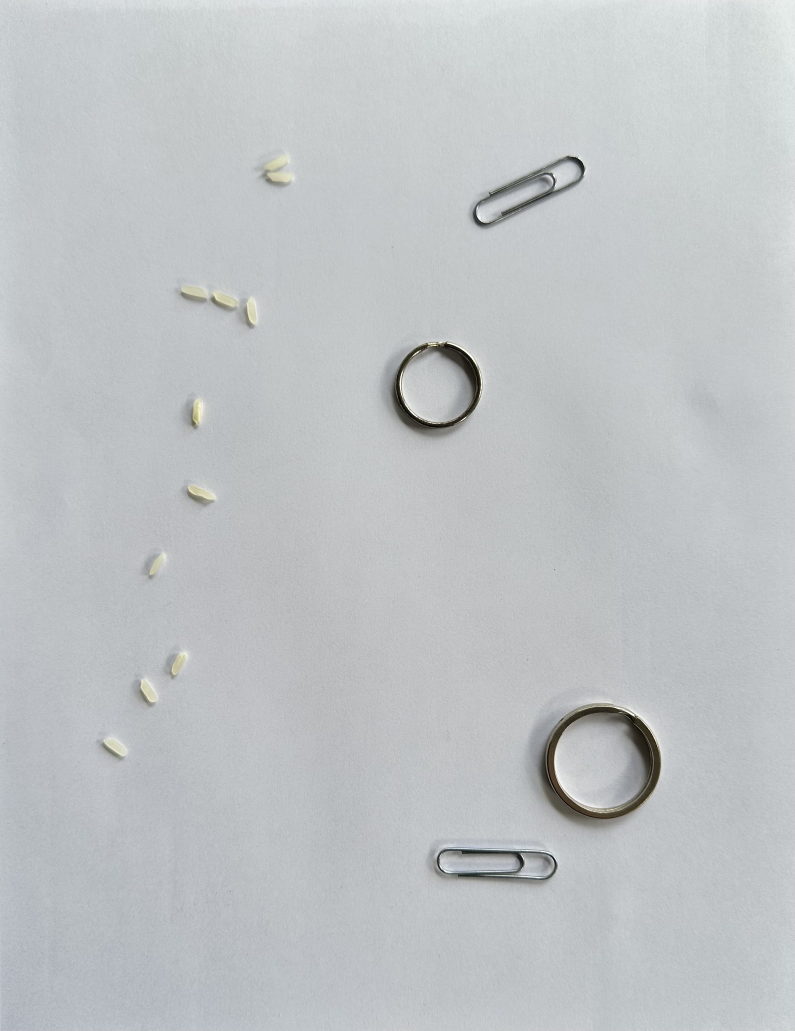
#> input picture images/positive/IMG_9341.jpeg, 2385 x 3092 px (shown at 1/3 size); its folder holds only this picture in this run
$ python preprocessing.py
#> lines starting #> are read from the running program, lines starting #| are printed output that depends on the picture; after the words box and inside, x2 and y2 are one past the last pixel; in counts of white or black regions, pixels touching at a corner belong together
from __future__ import annotations

import argparse
from pathlib import Path

import cv2 as cv
import numpy as np

IMG_SIZE = 128
DEFAULT_POS_DIR = Path("images/positive")
DEFAULT_NEG_DIR = Path("images/negative")
DEFAULT_OUTPUT_DIR = Path("preprocessed_images")
DEFAULT_CSV_FILE = Path("dataset.csv")


def _read_grayscale(image_path: Path) -> np.ndarray:
    image = cv.imread(str(image_path), cv.IMREAD_GRAYSCALE)
#> image: shape (3092, 2385); min 0, max 255, mean 194.1
    if image is None:
        raise ValueError(f"Could not read image: {image_path}")
    return image


def _binarize_image(image: np.ndarray, output_size: tuple[int, int]) -> np.ndarray:
#> called with output_size = (128, 128)
    blurred = cv.GaussianBlur(image, (5, 5), 0)
    thresh = cv.adaptiveThreshold(
        blurred,
        255,
        cv.ADAPTIVE_THRESH_GAUSSIAN_C,
        cv.THRESH_BINARY,
        101,
        15,
    )
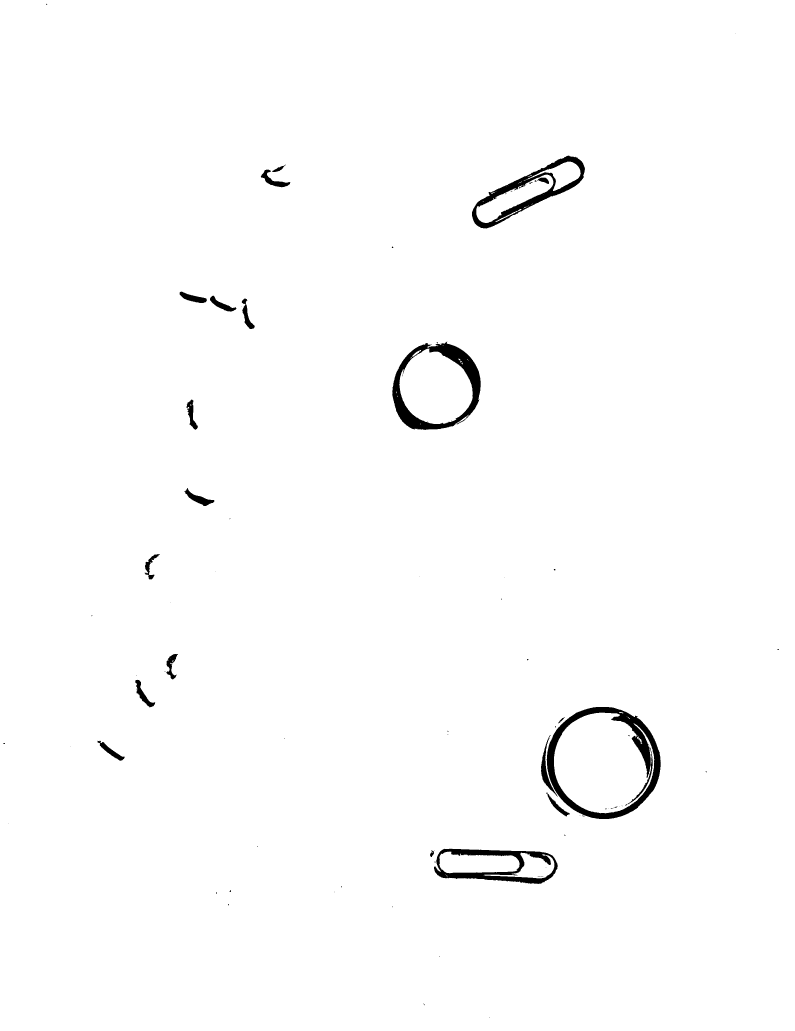
#> thresh: shape (3092, 2385) (shown at 1/3 size); 98.8% white; 87 black regions (66 under 20 px), largest, box (x1, y1, x2, y2) and area: (1640, 2121, 1982, 2457) 23555, (1177, 1025, 1442, 1290) 18330, (1416, 467, 1755, 686) 13882

    kernel = np.ones((4, 4), np.uint8)
    closed = cv.morphologyEx(thresh, cv.MORPH_CLOSE, kernel)
#> closed: shape (3092, 2385); 98.9% white; 27 black regions (1 under 20 px), largest, box (x1, y1, x2, y2) and area: (1641, 2122, 1983, 2458) 22677, (1178, 1029, 1443, 1290) 18038, (1417, 468, 1756, 686) 13449
    thick_objects = cv.erode(closed, kernel, iterations=2)
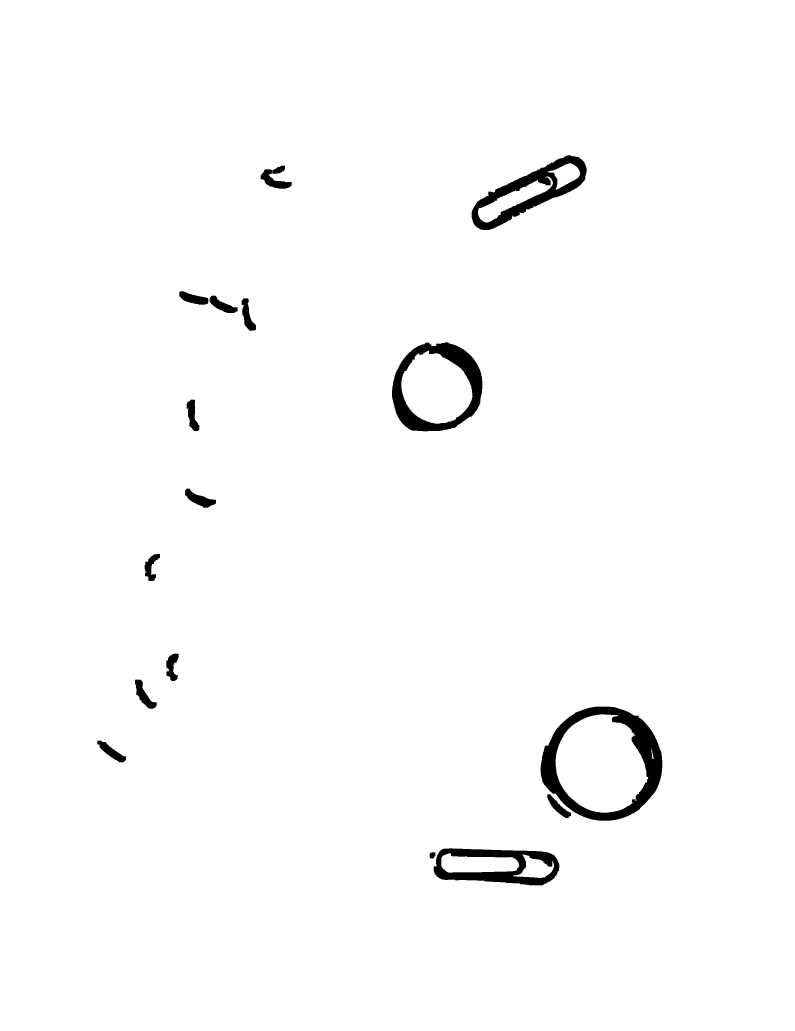
#> thick_objects: shape (3092, 2385) (shown at 1/3 size); 98.3% white; 17 black regions, largest, box (x1, y1, x2, y2) and area: (1622, 2120, 1987, 2462) 35192, (1176, 1027, 1447, 1294) 24178, (1415, 466, 1760, 690) 21634
    resized = cv.resize(thick_objects, output_size, interpolation=cv.INTER_AREA)
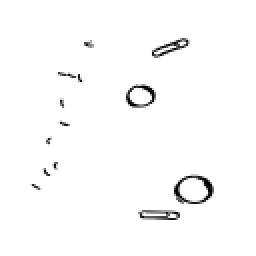
#> resized: shape (128, 128) (shown 2 times larger); min 0, max 255, mean 250.7

    _, final_binary = cv.threshold(resized, 160, 255, cv.THRESH_BINARY)
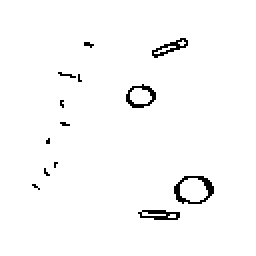
#> final_binary: shape (128, 128) (shown 2 times larger); 97.9% white; black in thin lines or dots, all inside (x1, y1, x2, y2) = (16, 19, 107, 110)
    return final_binary


def process_image_to_matrix(image_path: Path | str, output_size: tuple[int, int] = (IMG_SIZE, IMG_SIZE)) -> tuple[np.ndarray, np.ndarray]:
    """Read an image and return its binary matrix and binary image."""
    image_path = Path(image_path)
    grayscale = _read_grayscale(image_path)
    final_binary = _binarize_image(grayscale, output_size)
    matrix = (final_binary / 255).astype(np.uint8)
    return matrix, final_binary


def _image_paths(directory: Path) -> list[Path]:
    return sorted(directory.glob("*.*"))


def _ensure_directory(path: Path) -> None:
    path.mkdir(parents=True, exist_ok=True)


def preprocess_images(
    path_pos: Path | str = DEFAULT_POS_DIR,
    path_neg: Path | str = DEFAULT_NEG_DIR,
    output_dir: Path | str = DEFAULT_OUTPUT_DIR,
) -> list[Path]:
    """Preprocess positive and negative images into a single output directory."""
    pos_dir = Path(path_pos)
    neg_dir = Path(path_neg)
    output_dir = Path(output_dir)
    _ensure_directory(output_dir)

    pos_paths = _image_paths(pos_dir)
    neg_paths = _image_paths(neg_dir)
    output_paths: list[Path] = []

    for index, image_path in enumerate(pos_paths + neg_paths):
        _, binary_image = process_image_to_matrix(image_path)
        prefix = "pos" if image_path in pos_paths else "neg"
        output_path = output_dir / f"{prefix}_{index}.png"
        print(f"Processing {image_path} -> {output_path}")
        cv.imwrite(str(output_path), binary_image)
        output_paths.append(output_path)

    return output_paths


def gen_csv(
    source_dir: Path | str = DEFAULT_OUTPUT_DIR,
    csv_file: Path | str = DEFAULT_CSV_FILE,
) -> None:
    """Generate a CSV dataset from previously preprocessed images."""
    source_dir = Path(source_dir)
    csv_file = Path(csv_file)
    image_paths = _image_paths(source_dir)
    rows: list[np.ndarray] = []

    for image_path in image_paths:
        image = _read_grayscale(image_path)
        matrix = (image / 255).astype(np.uint8).flatten()
        label = 1 if image_path.name.startswith("pos_") else 0
        rows.append(np.append(matrix, label))

    array = np.vstack(rows) if rows else np.zeros((0, IMG_SIZE * IMG_SIZE + 1), dtype=np.uint8)
    print(array.shape)
    np.savetxt(csv_file, array, delimiter=",", fmt="%d")


def main() -> None:
    parser = argparse.ArgumentParser(description="Preprocess image datasets and export a CSV file.")
    parser.add_argument("--pos-dir", default=DEFAULT_POS_DIR, help="Path to positive images.")
    parser.add_argument("--neg-dir", default=DEFAULT_NEG_DIR, help="Path to negative images.")
    parser.add_argument("--output-dir", default=DEFAULT_OUTPUT_DIR, help="Path to save preprocessed images.")
    parser.add_argument("--csv-file", default=DEFAULT_CSV_FILE, help="Output CSV filename.")
    args = parser.parse_args()

    preprocess_images(args.pos_dir, args.neg_dir, args.output_dir)
    gen_csv(args.output_dir, args.csv_file)


if __name__ == "__main__":
    main()

$ run again, on images/positive/IMG_9346.jpeg
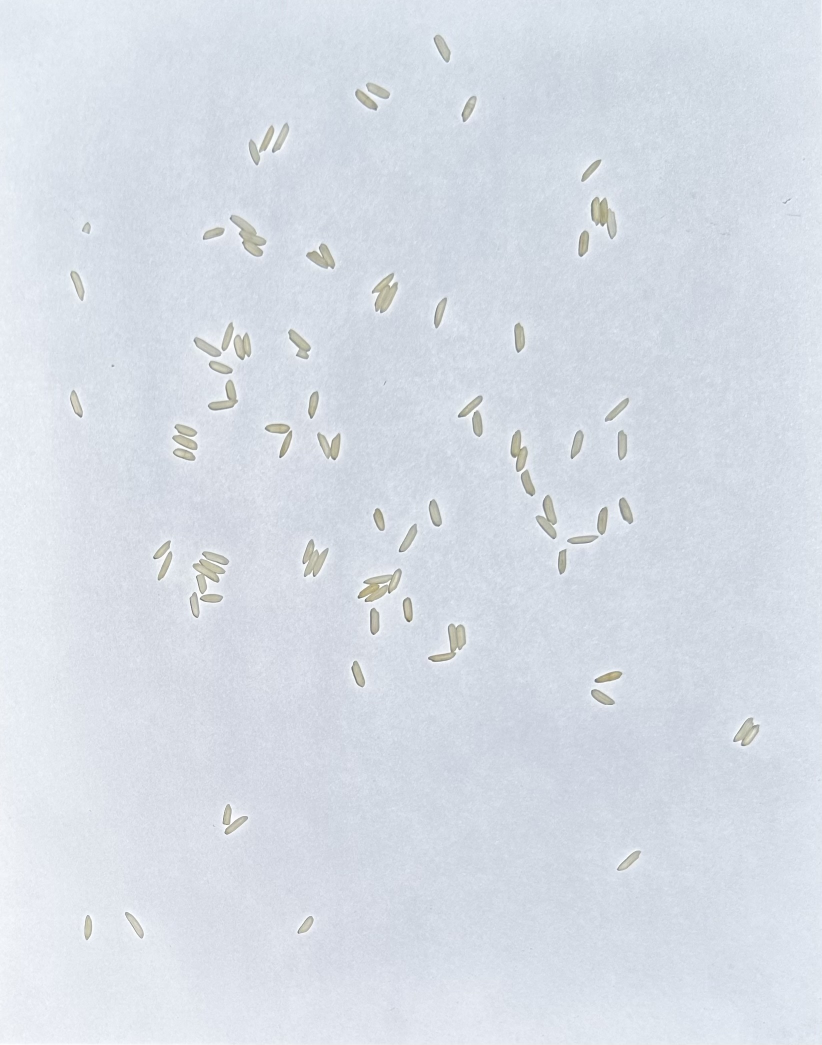
#> input picture images/positive/IMG_9346.jpeg, 1644 x 2089 px (shown at 1/2 size)
#> in _binarize_image, `thresh = cv.adaptiveThreshold( blurred, 255, cv.ADAPTIVE_THRESH_GAUSSI..`:
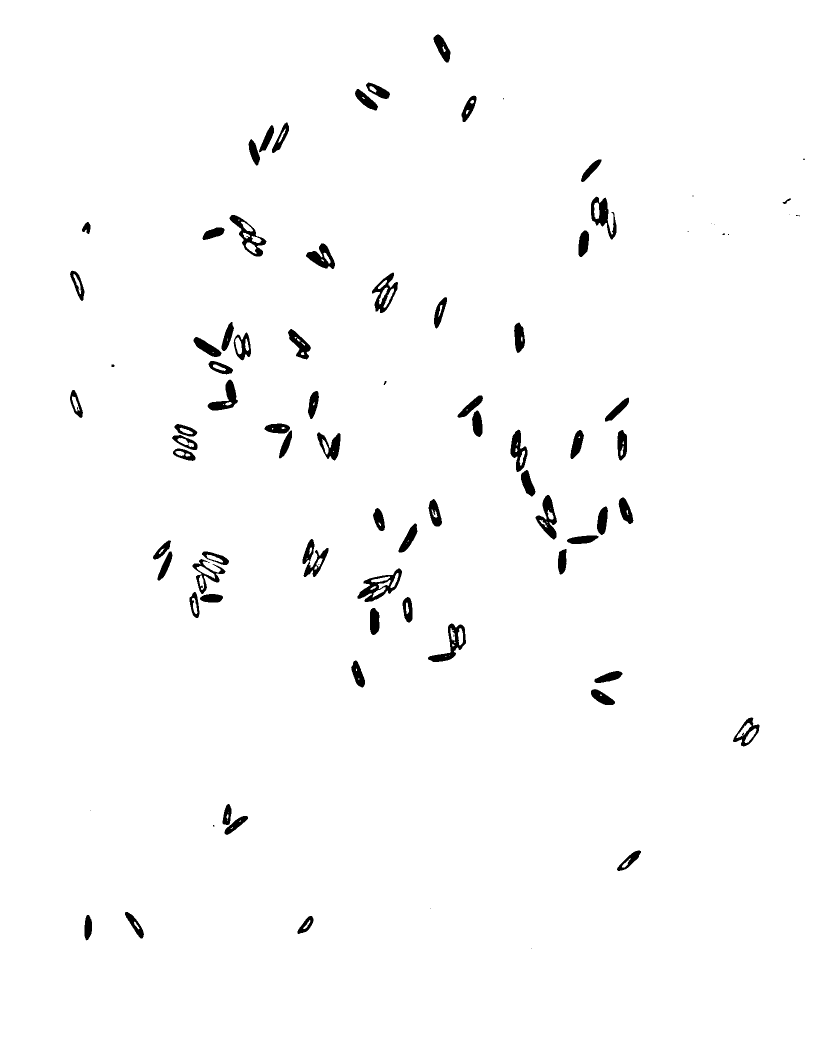
#> thresh: shape (2089, 1644) (shown at 1/2 size); 98.2% white; 88 black regions (17 under 20 px), largest, box (x1, y1, x2, y2) and area: (715, 1137, 804, 1204) 2074, (856, 1247, 932, 1324) 1807, (459, 430, 533, 513) 1745
#> closed: shape (2089, 1644); 98.3% white; 93 black regions (5 under 20 px), largest, box (x1, y1, x2, y2) and area: (857, 1249, 933, 1325) 1774, (1073, 991, 1114, 1079) 1668, (745, 547, 797, 627) 1481
#> thick_objects: shape (2089, 1644); 96.9% white; 57 black regions, largest, box (x1, y1, x2, y2) and area: (378, 1136, 455, 1241) 4058, (714, 1136, 809, 1209) 3962, (1020, 859, 1075, 997) 3783
#> in _binarize_image, `_, final_binary = cv.threshold(resized, 160, 255, cv.THRESH_BINARY)`:
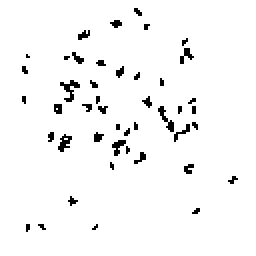
#> final_binary: shape (128, 128) (shown 2 times larger); 96.5% white; black in thin lines or dots, all inside (x1, y1, x2, y2) = (11, 4, 119, 116)

$ run again, on images/positive/IMG_9349.jpeg
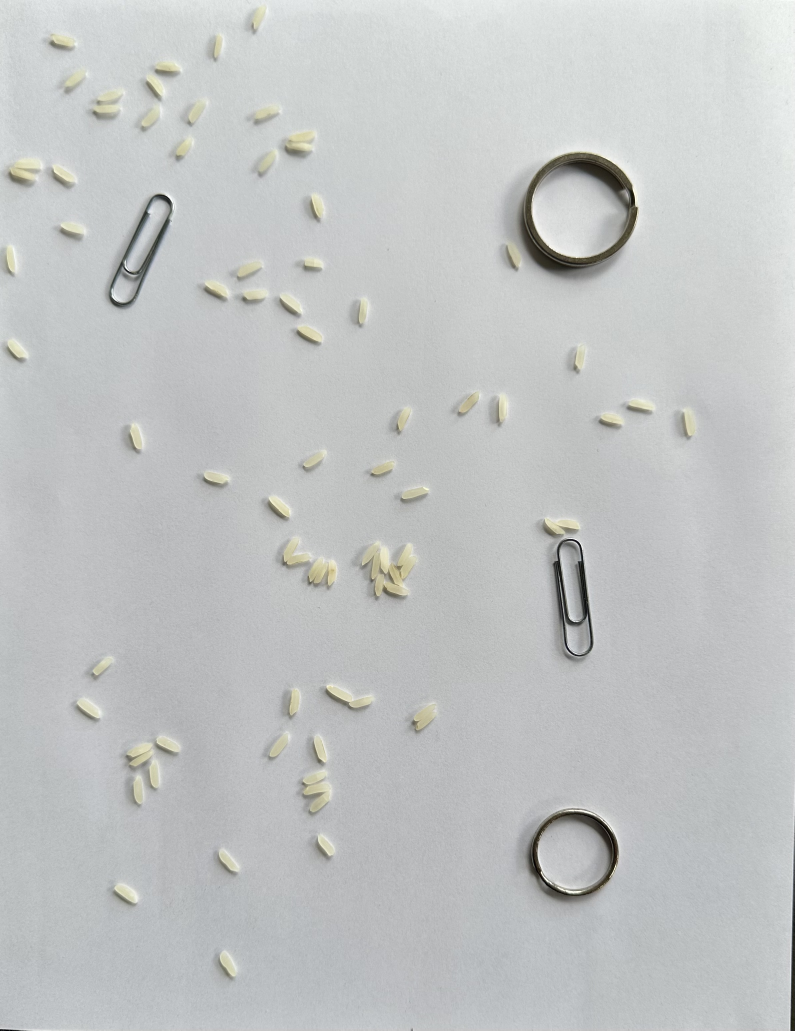
#> input picture images/positive/IMG_9349.jpeg, 2383 x 3091 px (shown at 1/3 size)
#> in _binarize_image, `thresh = cv.adaptiveThreshold( blurred, 255, cv.ADAPTIVE_THRESH_GAUSSI..`:
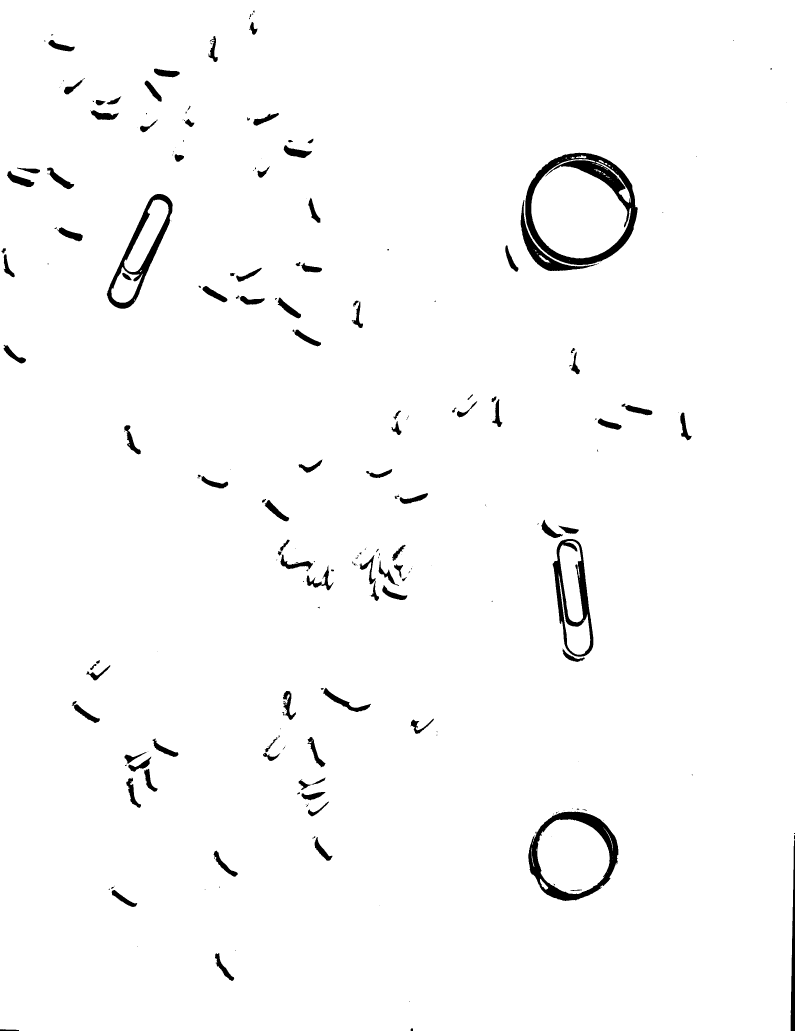
#> thresh: shape (3091, 2383) (shown at 1/3 size); 97.9% white; 242 black regions (121 under 20 px), largest, box (x1, y1, x2, y2) and area: (1576, 458, 1913, 795) 26307, (1585, 2435, 1855, 2703) 17342, (320, 582, 518, 926) 12361
#> closed: shape (3091, 2383); 98% white; 134 black regions (11 under 20 px), largest, box (x1, y1, x2, y2) and area: (1577, 460, 1914, 796) 25678, (1586, 2436, 1856, 2703) 17156, (322, 583, 519, 927) 12327
#> thick_objects: shape (3091, 2383); 96.8% white; 86 black regions, largest, box (x1, y1, x2, y2) and area: (1561, 458, 1918, 818) 44007, (1584, 2434, 1860, 2707) 23623, (1657, 1616, 1785, 1990) 20348
#> in _binarize_image, `_, final_binary = cv.threshold(resized, 160, 255, cv.THRESH_BINARY)`:
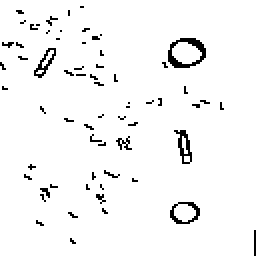
#> final_binary: shape (128, 128) (shown 2 times larger); 96.1% white; black in thin lines or dots
#> matrix: shape (128, 128); values 0 (black) and 1 (white), 96.1% white; black in thin lines or dots

$ run again, on images/positive/IMG_9342.jpeg
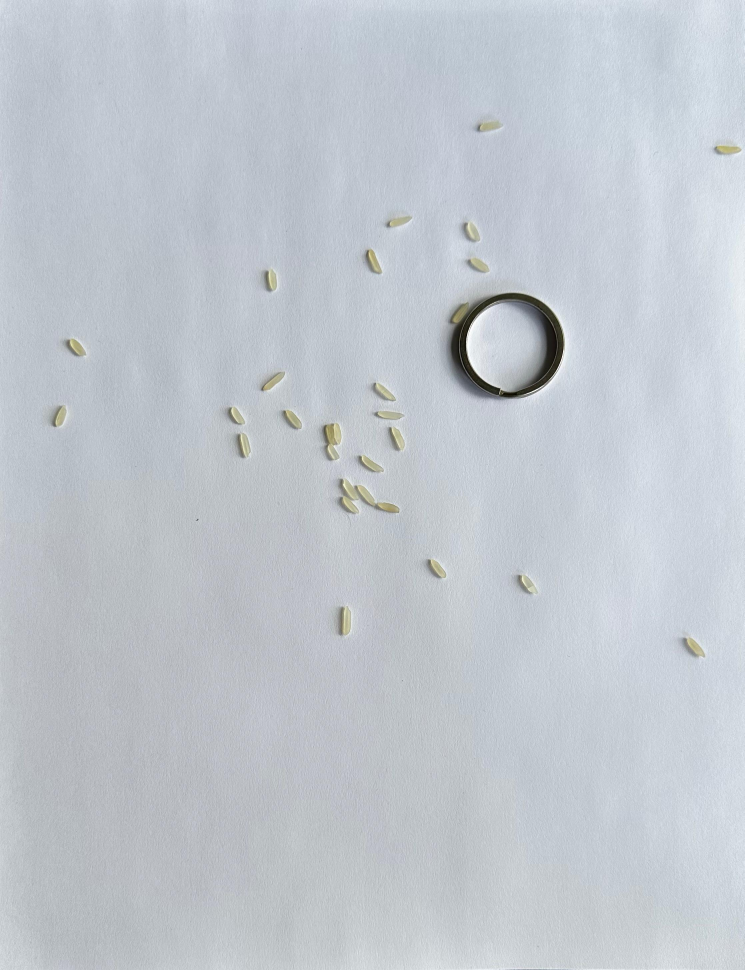
#> input picture images/positive/IMG_9342.jpeg, 2233 x 2910 px (shown at 1/3 size)
#> in _binarize_image, `thresh = cv.adaptiveThreshold( blurred, 255, cv.ADAPTIVE_THRESH_GAUSSI..`:
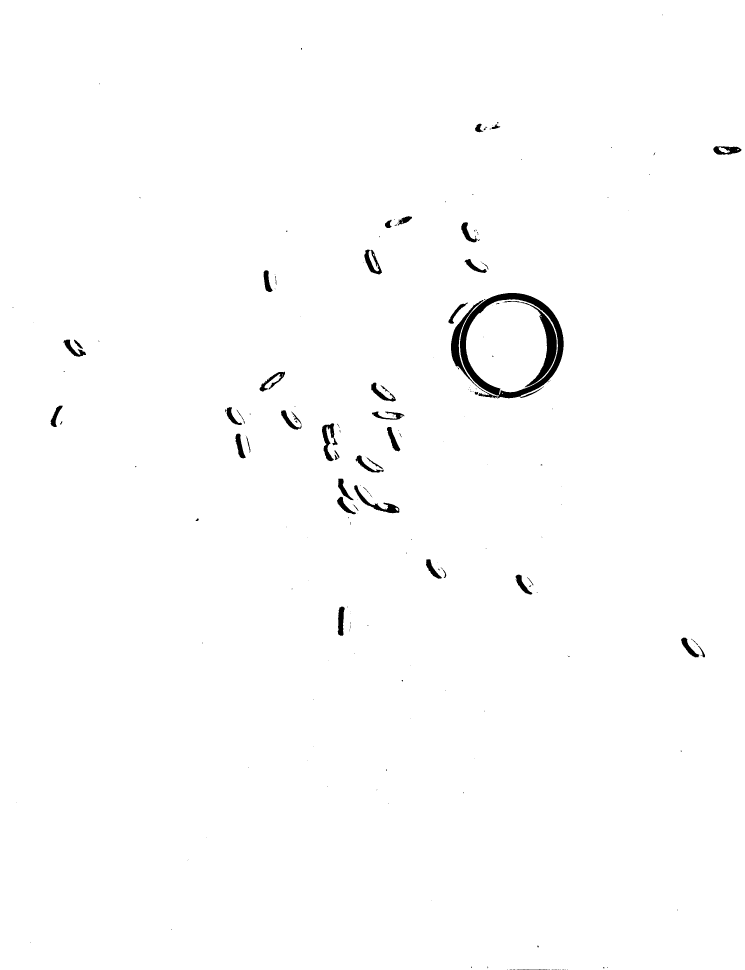
#> thresh: shape (2910, 2233) (shown at 1/3 size); 99.1% white; 202 black regions (148 under 20 px), largest, box (x1, y1, x2, y2) and area: (1353, 879, 1691, 1196) 21041, (1512, 903, 1670, 1162) 5827, (966, 1270, 1013, 1384) 2119
#> closed: shape (2910, 2233); 99.2% white; 55 black regions (3 under 20 px), largest, box (x1, y1, x2, y2) and area: (1381, 880, 1692, 1196) 16642, (1582, 931, 1671, 1160) 5480, (1354, 904, 1445, 1131) 3773
#> thick_objects: shape (2910, 2233); 98.7% white; 36 black regions, largest, box (x1, y1, x2, y2) and area: (1352, 878, 1696, 1200) 35939, (965, 1269, 1022, 1388) 3903, (1062, 1455, 1203, 1544) 3597
#> in _binarize_image, `_, final_binary = cv.threshold(resized, 160, 255, cv.THRESH_BINARY)`:
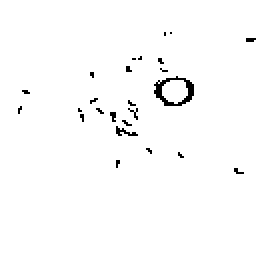
#> final_binary: shape (128, 128) (shown 2 times larger); 98.4% white; black in thin lines or dots, all inside (x1, y1, x2, y2) = (9, 16, 128, 87)
